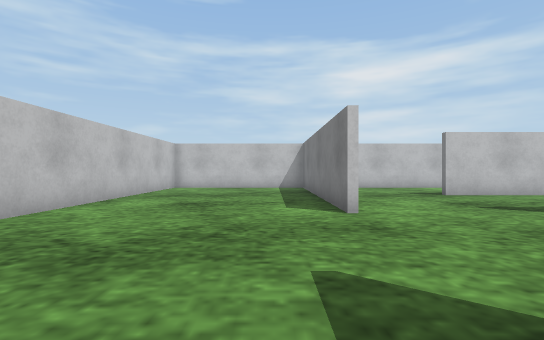
View 1 (above)

19 first-person views from a walk through a world built for the Webots simulator. The camera is 0.04 m above the floor, looks level and sees 85° across. The floor is counted in squares, 0.05 m on a side. Each view is taken from the middle of a square. On the plan, view 1 faces up. The plan holds only what a view shows up to about 10 squares ahead; the rest is blank. Robots are left out. Webots' stock objects and surfaces are drawn as simple stand-ins.

View 2
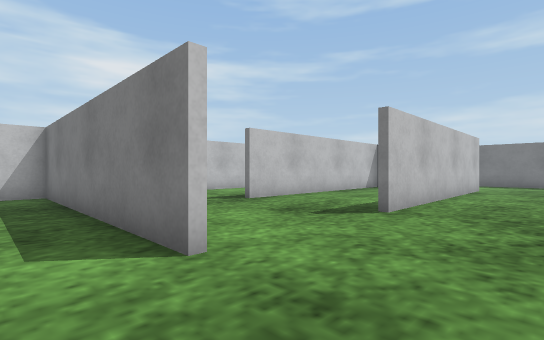

View 3
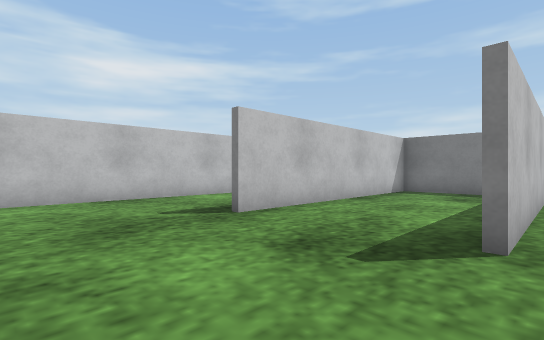

View 4
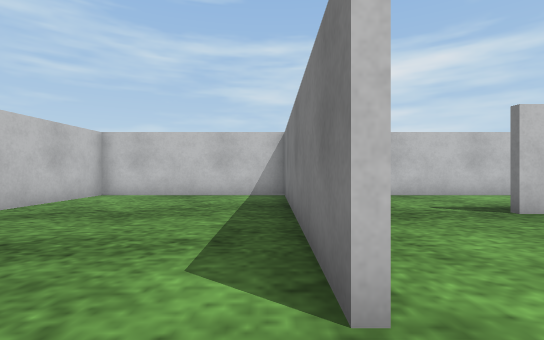

View 5
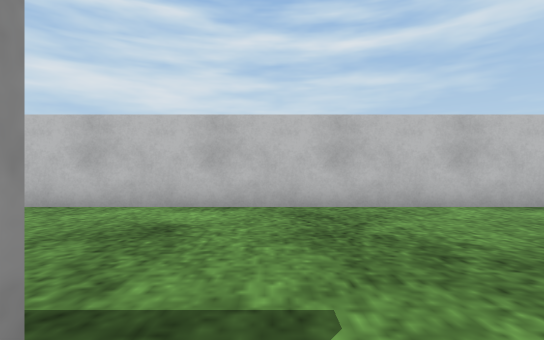

View 6
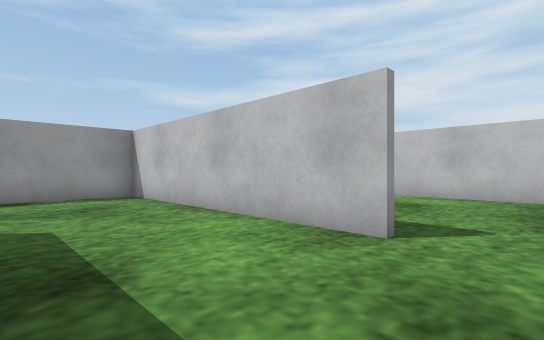

View 7
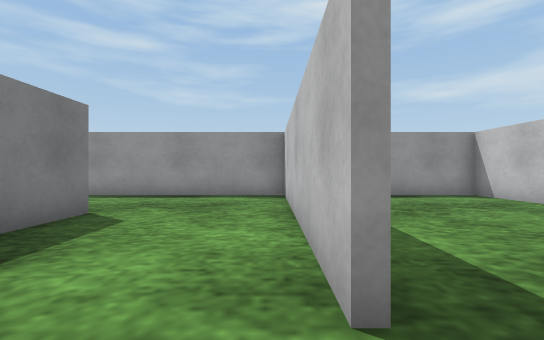

View 8
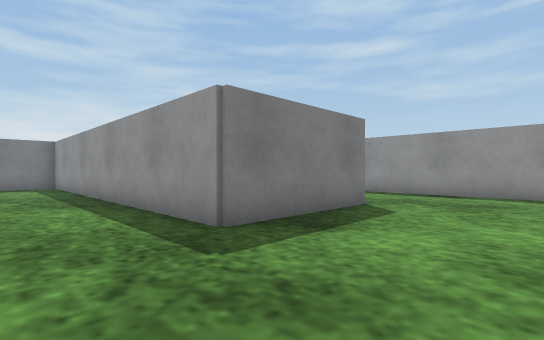

View 9
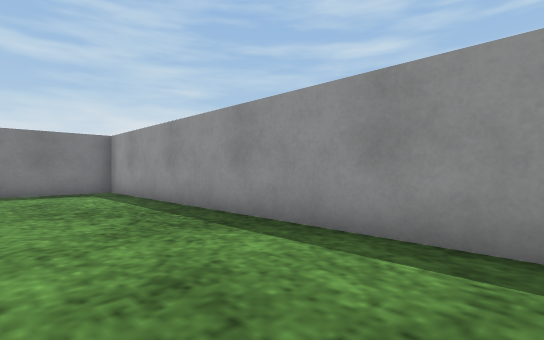

View 10
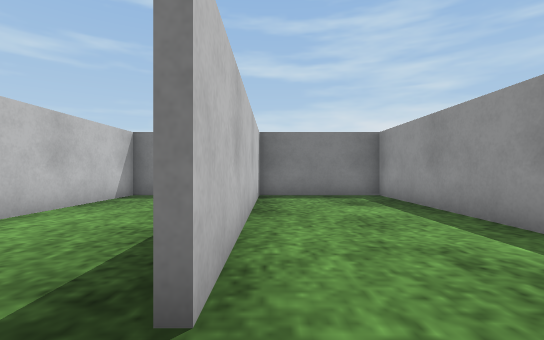

View 11
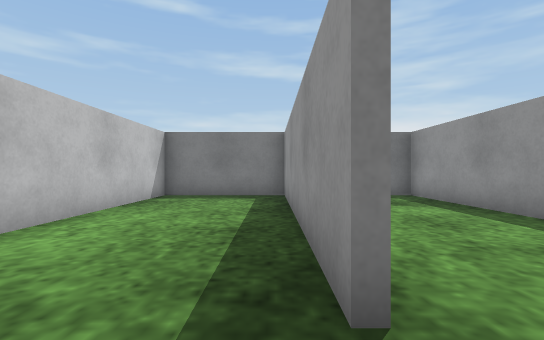

View 12
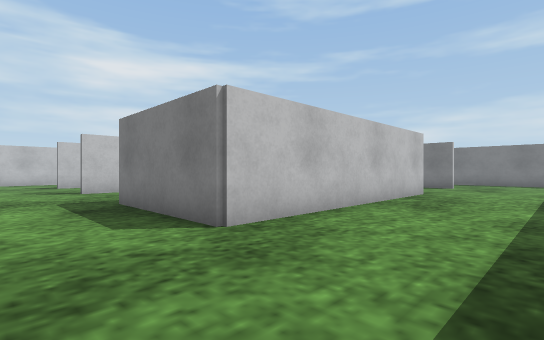

View 13
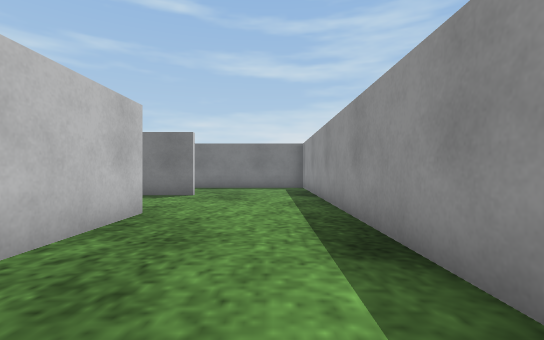

View 14
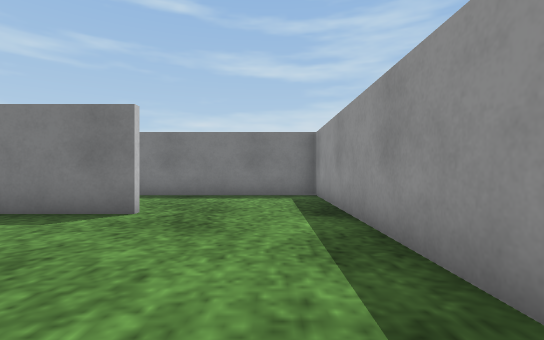

View 15
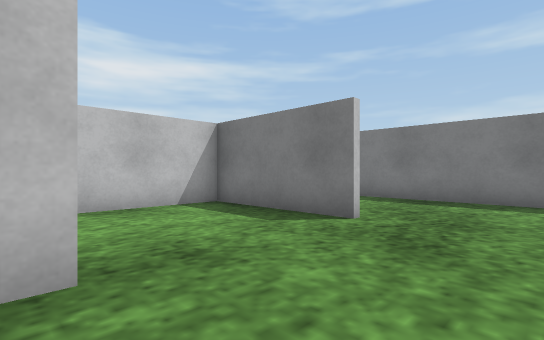

View 16
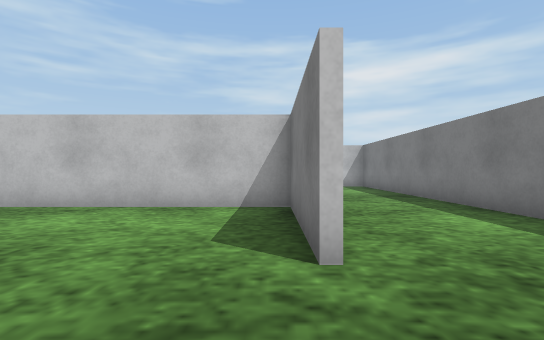

View 17
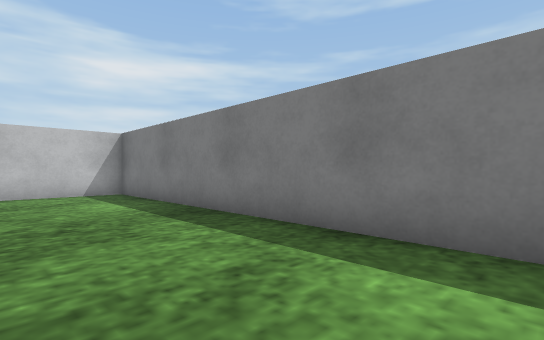

View 18
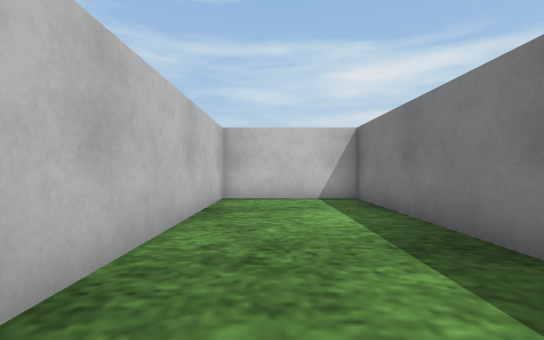

View 19
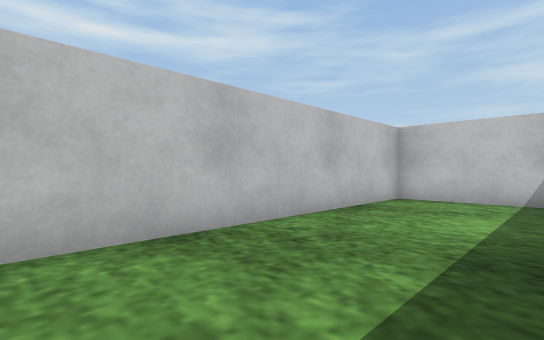

### Floor plan
Points are (right, up) in squares from view 1. A wall is a line through its corners. A room is listed if a view was taken in it or the views show most of it. See-through windows are left out.
Room 1 (views 1, 2, 3, 4, 5, 6, 7, 8, 9, 10, 11, 12, 13, 14, 15, 16, 17, 18, 19)
walls: (7.6, 5.6) (13.4, 5.6) (13.4, 9.4) (5.5, 9.4); (11.6, 5.5) (5.5, 5.5); (6.5, -2.6) (5.4, -2.6) (5.4, 1.6) (16.8, 1.6); (1.6, 1.5) (1.6, -6.4) (7.9, -6.4); (1.4, 5.4) (1.4, 13.4) (-4.4, 13.4) (-4.4, -6.4) (-1.8, -6.4); (5.5, 9.6) (13.1, 9.6); (13.5, -2.6) (9.4, -2.6); (13.4, 9.5) (13.4, 13.4) (2.2, 13.4); (17.4, 2.2) (17.4, 4.5); (9.5, -6.4) (21.4, -6.4) (21.4, 9.4) (17.6, 9.4) (17.6, 1.1); (17.4, -2.5) (17.4, 1.4) (11.1, 1.4)

Where each view was taken, in squares from view 1:
view 1: 0 up, 0 right, facing up
view 2: 3 up, 0 right, facing up-right
view 3: 5 up, 2 right, facing up-right
view 4: 4 up, 1 right, facing up
view 5: 2 up, 2 right, facing left
view 6: 3 up, 5 right, facing down-left
view 7: 3 up, 2 right, facing down
view 8: 4 up, 2 right, facing down-right
view 9: 5 up, 6 right, facing down-right
view 10: 9 up, 4 right, facing right
view 11: 10 up, 4 right, facing right
view 12: 6 down, 3 right, facing up-right
view 13: 5 down, 8 right, facing right
view 14: 5 down, 12 right, facing right
view 15: 5 down, 13 right, facing up-right
view 16: 5 down, 17 right, facing up
view 17: 1 down, 18 right, facing up-right
view 18: 1 up, 19 right, facing up
view 19: 1 up, 21 right, facing up-left
